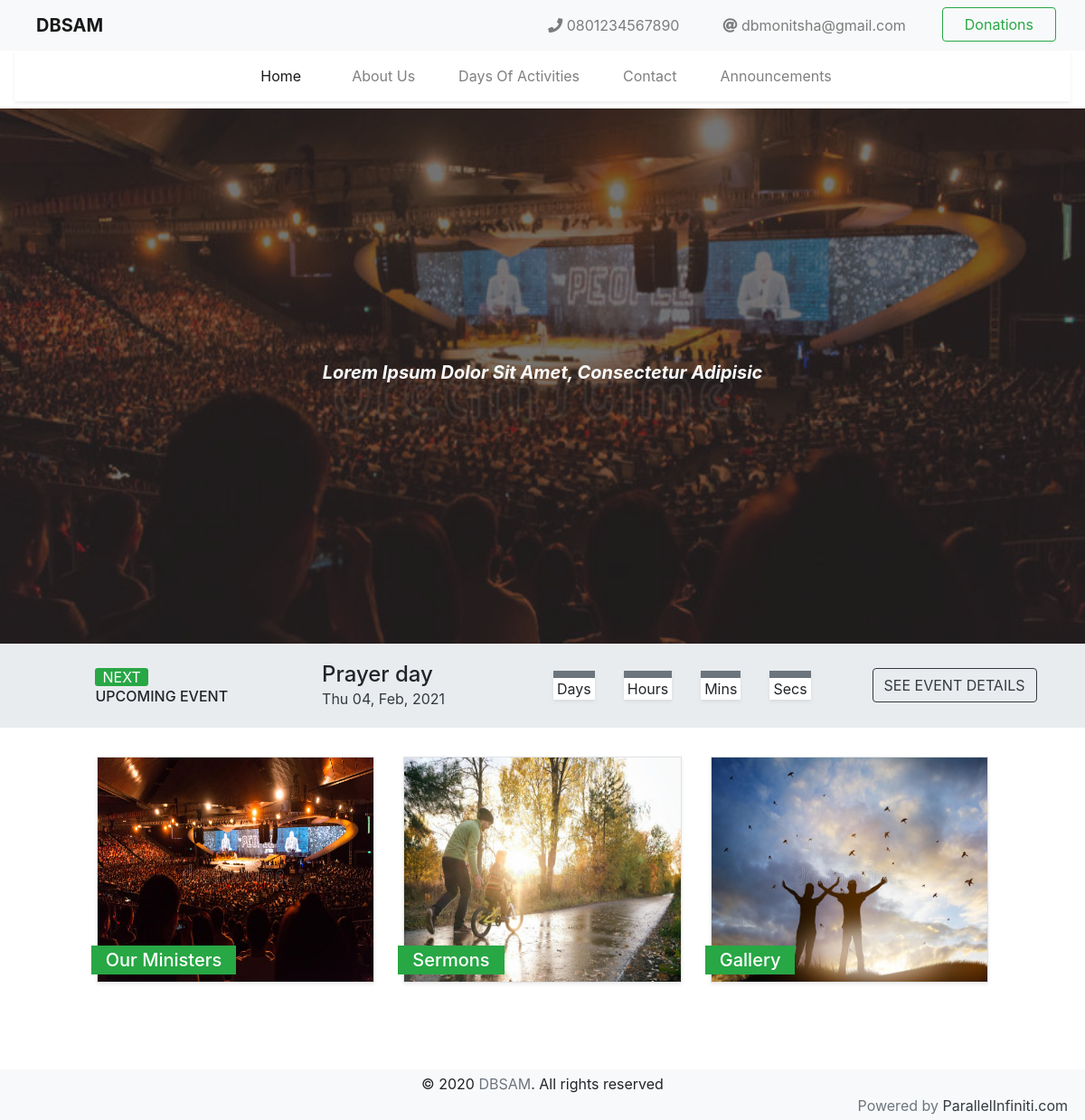
The app's page /, older data.
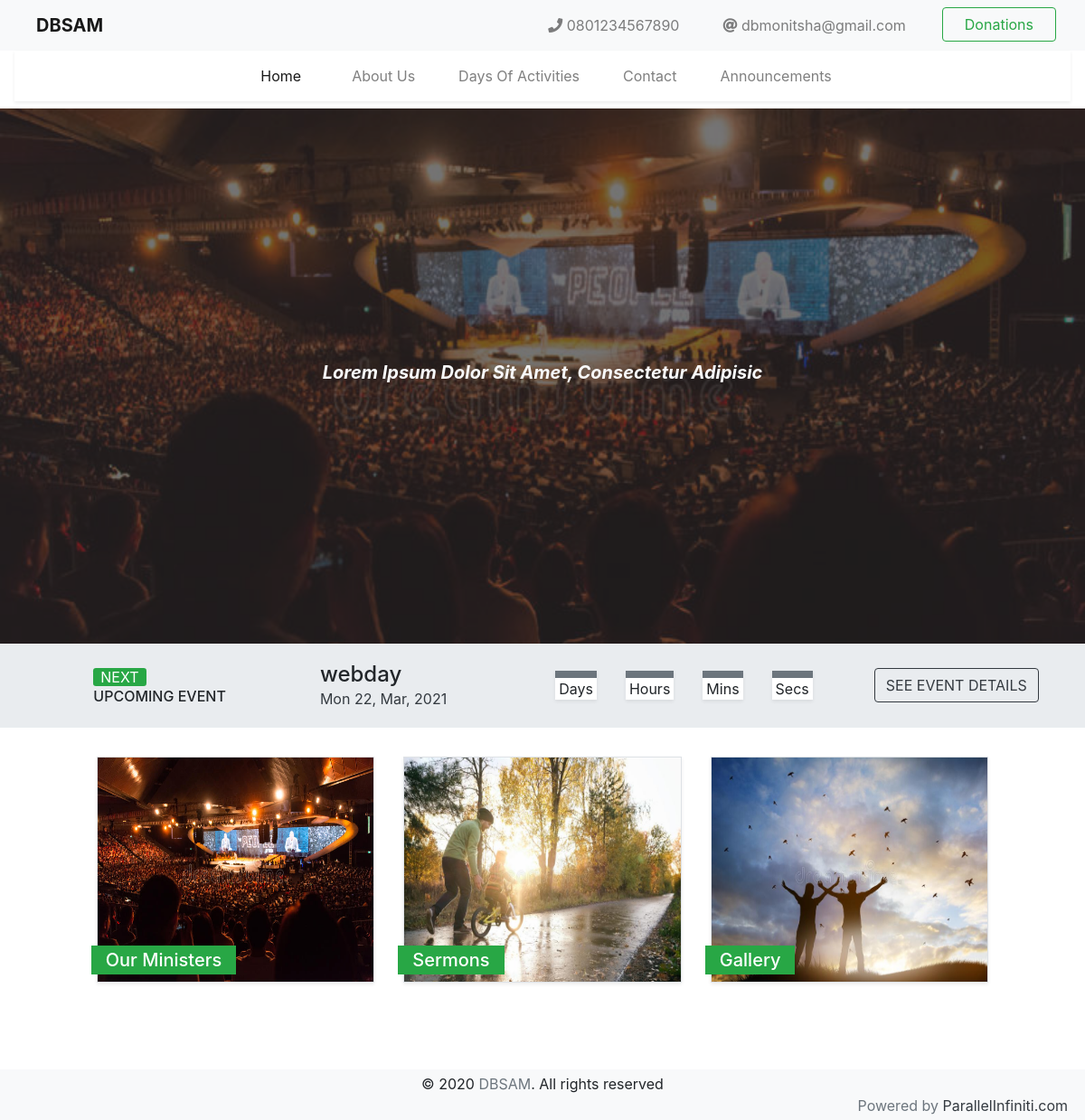
The same page, newer data.
### events/models.py (models this page shows, shortened)
class Event(models.Model):
    id = models.AutoField(primary_key=True)
    Event = models.CharField(blank=True, null=True, max_length=120)
    Date = models.DateTimeField()
    Details = models.TextField(
        max_length=200, blank=True, null=True)
    def get_absolute_url(self):
        return reverse("events:event-detail", kwargs={"pk": self.pk})

### home/views.py (the view)
# urls.py: path('', views.home, name='home'),
def home(request):
    events_list = Event.objects.all()
    return render(request, 'home.html', {'events': events_list})

### templates/home.html (shortened to what this page needs)
{% extends 'base.html' %}
{% block content %}
<main class="container-fluid px-0">
  <div class="rounded-0 p-0 mb-0 mx-0 hero d-flex justify-content-center align-items-center">
    <div
      class="overlayed d-flex justify-content-center align-items-center d-flex justify-content-center align-items-center">
      <h1 class="font-italic font-weight-bold lead col-lg-8 col-md-8 text-light text-center text-capitalize" id="home-text"></h1>
    </div>
  </div>
  <div class="jumbotron rounded-0 mx-auto p-3 d-flex justify-content-center align-items-center event-block">
    {% for event in events %}
    <div class="d-flex justify-content-start align-items-center p-1 bg-transparent mx-sm-5">
      <div class="upnext-con">
        <span class="text-uppercase bg-success px-2 rounded-sm text-white">Next</span>
        <h6 class="text-uppercase m-0">Upcoming event</h6>
      </div>
    </div>
    <div class="bg-transparent mx-sm-5 p-1 detail-con">
      <h4 class="mb-0">{{event.Event}}</h4>
      <span class="text-dark font-weight-normal fo1t-italic" >{{ event.Date|date:"D d, M, Y"}}</span>
    </div>
    <div class="bg-transparent mx-sm-5 p-1 d-flex justify-content-around align-items-center timer-con">
      <div class="jumbotron mx-sm-3 m-0 p-0 shadow-sm bg-white rounded-0">
        <div class="jumbotron p-1 m-0 rounded-0 bg-secondary">
        </div>
        <div class="jumbotron p-0 px-1 m-0 rounded-0 bg-transparent"><span>Days</span></div>
      </div>
      <div class="jumbotron mx-sm-3 m-0 p-0 shadow-sm bg-white rounded-0">
        <div class="jumbotron p-1 m-0 rounded-0 bg-secondary">
        </div>
        <div class="jumbotron p-0 px-1 m-0 rounded-0 bg-transparent"><span>Hours</span></div>
      </div>
      <div class="jumbotron mx-sm-3 m-0 p-0 shadow-sm bg-white rounded-0">
        <div class="jumbotron p-1 m-0 rounded-0 bg-secondary">
        </div>
        <div class="jumbotron p-0 px-1 m-0 rounded-0 bg-transparent"><span>Mins</span></div>
      </div>
      <div class="jumbotron mx-sm-3 m-0 p-0 shadow-sm bg-white rounded-0">
        <div class="jumbotron p-1 m-0 rounded-0 bg-secondary">
        </div>
        <div class="jumbotron p-0 px-1 m-0 rounded-0 bg-transparent"><span>Secs</span></div>
      </div>
    </div>
    <div class="all-events-con">
      <a href="{{event.get_absolute_url}}" class="btn btn-outline-dark text-uppercase">See Event
          details</a>
    </div>
    {% endfor %}
  </div>
  <div class="row justify-content-center">
    <a href="{% url 'ministers:ministers' %}" class="jumbotron minister-box boxes bg-white border mx-sm-3 mb-0 px-2 py-2 col-sm-3 shadow-sm rounded-0 d-flex flex-column justify-content-end align-items-start"
      style="min-height: 250px;">
      <h5 class="m-0 bg-success text-white p-1 px-sm-3 box-mark">Our Ministers</h5>
  </a>
    <div class="jumbotron sermon-box boxes bg-white border mx-sm-3 mb-0 px-2 py-2 col-sm-3 shadow-sm rounded-0 d-flex
      flex-column justify-content-end align-items-start" style="min-height: 250px;">
      <h5 class="m-0 bg-success text-white p-1 px-sm-3 box-mark">Sermons</h5>
    </div>
    <div class="jumbotron gallery-box boxes bg-white border mx-sm-3 mb-0 px-2 py-2 col-sm-3 shadow-sm rounded-0 d-flex
      flex-column justify-content-end align-items-start" style="min-height: 250px;">
      <h5 class="m-0 bg-success text-white p-1 px-sm-3 box-mark">Gallery</h5>
    </div>
  </div>
</main>
{% endblock %}

Row changes from the older to the newer data that the page shows:
removed Event: Event "Prayer day", Date "Thu 04, Feb, 2021"
added Event: Event "webday", Date "Mon 22, Mar, 2021"
